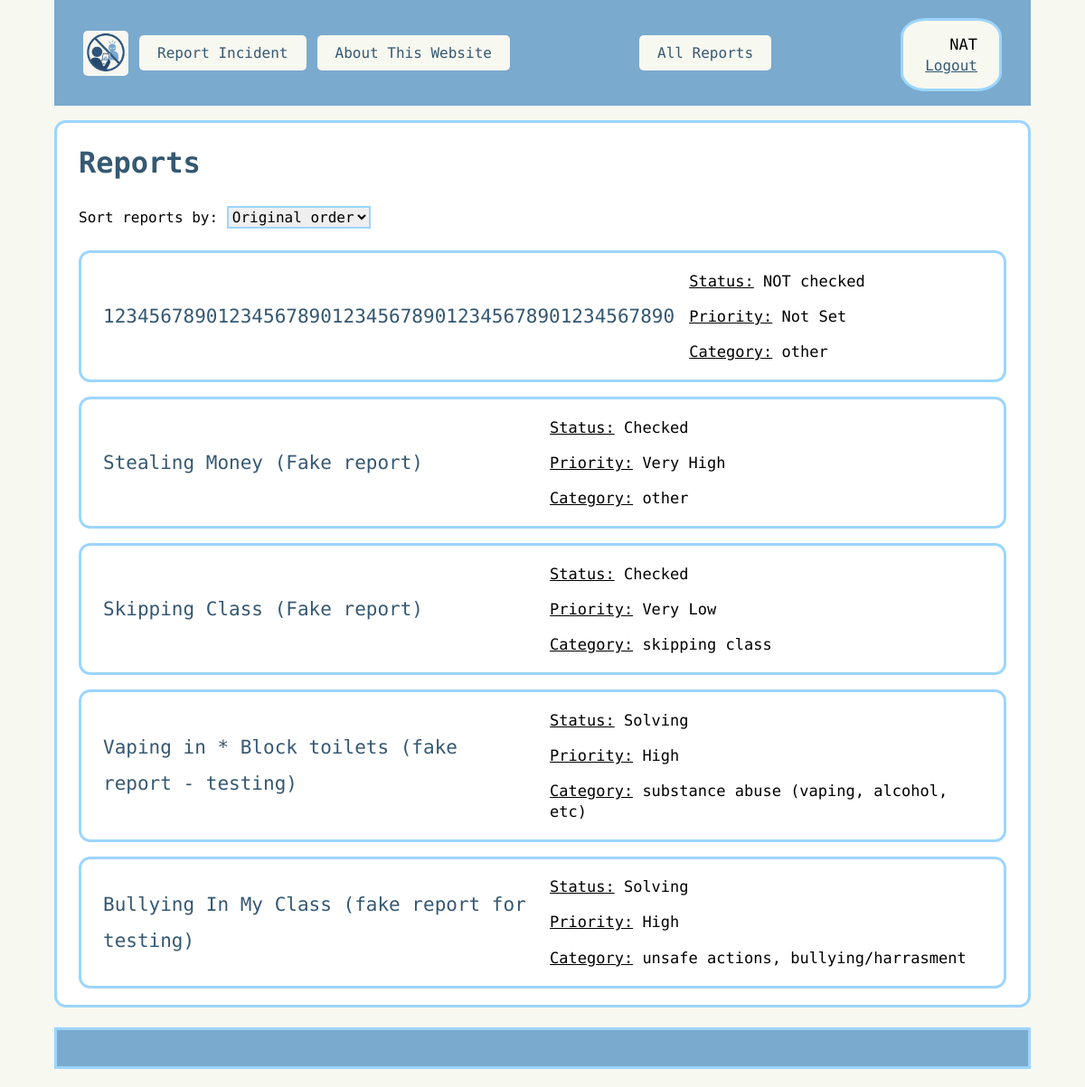
The page /view (signed in) on the database as committed earlier.
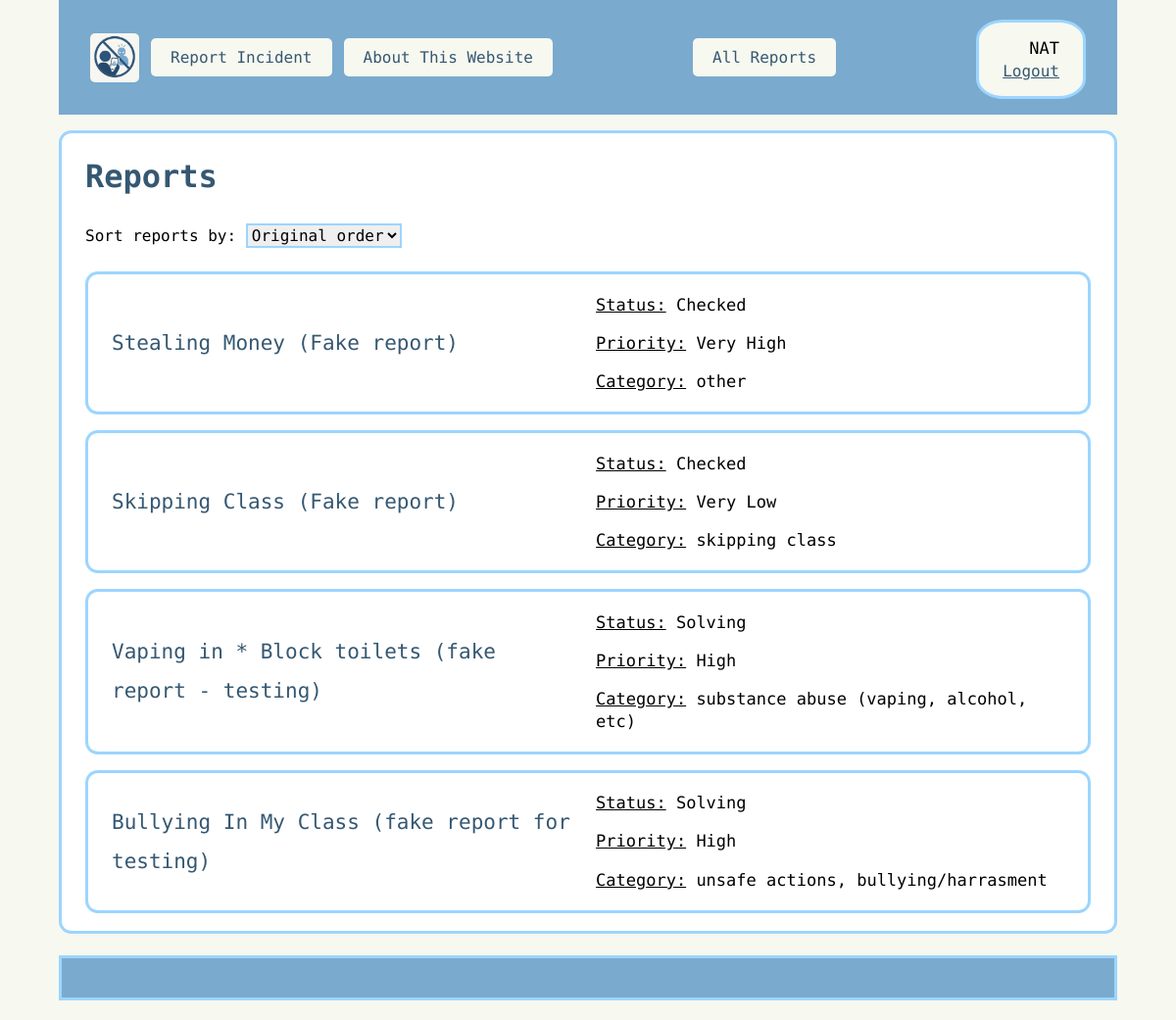
The same page on the database as committed later.
### routes.py (models this page shows, shortened)
class User(UserMixin, db.Model):
    __tablename__ = "User"
    user_id = db.Column(db.Integer, primary_key=True)
    user_name = db.Column(db.String, nullable=False, unique=True)
    password = db.Column(db.String, nullable=False )
    teacher_code = db.Column(db.String, nullable=False, unique=True)
    admin = db.Column(db.Integer, nullable=False, default=0)

class Reports(db.Model):
    __tablename__ = "Reports"
    report_id = db.Column(db.Integer, primary_key=True)
    report_title = db.Column(db.String, nullable=False)
    report_detail = db.Column(db.String, nullable=False)
    report_time = db.Column(db.String, nullable=False)
    status_id = db.Column(db.Integer, db.ForeignKey("Status.status_id"), nullable=True)
    status = db.relationship("Status", backref="reports")
    priority_id = db.Column(db.Integer, db.ForeignKey("Priority.priority_id"), nullable=True)
    priority = db.relationship("Priority", backref="reports")
    types = db.relationship("Type", secondary=Report_Type, backref="reports")

class Status(db.Model):
    __tablename__ = "Status"
    status_id = db.Column(db.Integer, primary_key=True)
    status = db.Column(db.String, nullable=False)

class Priority(db.Model):
    __tablename__ = "Priority"
    priority_id = db.Column(db.Integer, primary_key=True)
    priority = db.Column(db.String, nullable=False)

class Type(db.Model):
    __tablename__ = "Type"
    type_id = db.Column(db.Integer, primary_key=True)
    type = db.Column(db.String, nullable=False)

### routes.py (the view)
@app.route("/view", methods=["GET"])
@login_required # only be accessed if the user is logged in
def view():
    sort = request.args.get("sort", "original") # check how the user wants to sort
    if sort == "status":
        reports = Reports.query.join(Status).order_by(Status.status_id.desc()).all()
    elif sort == "type":
        reports = Reports.query.join(Reports.types).order_by(Type.type.asc()).all()
    elif sort == "priority":
        reports = Reports.query.join(Priority).order_by(Priority.priority_id.desc()).all()
    else:
        reports = Reports.query.order_by(Reports.report_id.desc()).all()
    status = Status.query.all()
    types = Type.query.all()
    priority = Priority.query.all()
    return render_template(
        "view.html", reports=reports, status=status, types=types, sort=sort, priority=priority
    )

### routes.py (called while the page is built)
@login_manager.user_loader
def load_user(user_id): # look for user based on user_id
    return User.query.get(user_id)

### templates/view.html (shortened to what this page needs)
{% extends "layout.html" %}
{% block content %}
<div class="words">
    <div class="block">
        <h1>Reports</h1>
        <div class="sorting">
            <form method="get" action="/view" id="sortForm">
                <label for="sort">Sort reports by:</label>
                <select id="sort" name="sort" onchange="this.form.submit()">
                    <option value="original" {% if sort == 'original' %}selected{% endif %}>Original order</option>
                </select>
            </form>
        </div>
        {% for report in reports %}
            <div class="reports">
                <a href="http://127.0.0.1:5000/edit/{{ report.report_id }}" class="report_name">{{ report.report_title }}</a>
                <div class="right_info">
                    <p>
                    <u>Status:</u>
                    {% if report.status %}
                        {{ report.status.status }}
                    {% else %}
                        No status
                    {% endif %}
                    </p>
                    <p>
                    <u>Priority:</u>
                    {% if report.priority %}
                        {{ report.priority.priority }}
                    {% else %}
                        No priority set
                    {% endif %}
                    </p>
                    <p>
                    <u>Category:</u>
                    {% if report.types %}
                        {% for t in report.types %}
                            {{ t.type }}{% if not loop.last %}, {% endif %}
                        {% endfor %}
                    {% else %}
                        No type
                    {% endif %}
                    </p>
                </div>
            </div>
        {% endfor %}
    </div>
</div>
{% endblock %}

### templates/layout.html (shortened to what this page needs)
<!DOCTYPE html>
<html lang="en">
<head>
    <link rel="stylesheet" href="../static/style.css">
</head>
<body>
    <header>{% include "header.html" %}</header>
    <main>
        {% block content %}
        {% endblock %}
    </main>
    <footer>{% include "footer.html" %}</footer>
</body>
</html>

### templates/header.html (shortened to what this page needs)
<nav>
    <div class="nav-left">
        <a href="http://127.0.0.1:5000/" class="link"><img class="logo" src="/static/images/Logo.png" alt="Logo" ></a>
        <a href="http://127.0.0.1:5000/" class="h_link">Report Incident</a>
        <a href="http://127.0.0.1:5000/about" class="h_link">About This Website</a>
    </div>
    {% if current_user.is_authenticated %}
        <div class="nav-right">
            <a href="http://127.0.0.1:5000/view" class="h_link">All Reports</a>
        </div>
        <div class="user_info">
            <p>{{ current_user.teacher_code }}</p>
            <a href="{{ url_for('logout') }}" class="link" >Logout</a>
        </div>
    {% elif  not current_user.is_authenticated %}
        <a href="{{ url_for('login') }}" class="h_link">teacher login</a>
    {% endif %}
</nav>

### static/style.css (style rules this page uses)
html, body { font-family: "Victor Mono", monospace; margin-top: 0px; margin-bottom: 0px; }
h1 { color: #355872; }
a { color: #355872; }
p { font-size: 17px; }
.report_name { color: #355872; text-decoration: none; font-size: 21px; }
.words { display: grid; align-items: center; gap: 1rem; border: 3px solid #9CD5FF; background-color: white; border-radius: 0.8rem; margin-top: 1rem; margin-bottom: 1rem; padding: 0.15rem 1.5rem; overflow-wrap: break-word; line-height:2.5rem; }
.logo { width: auto; height: 50px; vertical-align: middle; border-radius: 5px; }
header { background-color: #7AAACE; position: sticky; top: 0; padding: 1rem 2rem; }
header nav { display: flex; align-items: center; justify-content: space-between; gap: 1rem; flex-wrap: wrap; }
.nav-right { display: flex; align-items: center; gap: 0.75rem; flex-wrap: wrap; }
.nav-left { display: flex; align-items: center; gap: 0.75rem; flex-wrap: wrap; }
.h_link { background-color: #F7F8F0; padding: 10px 20px; border-radius: 5px; text-decoration: none; color: #355872; }
.user_info { display: flex; flex-direction: column; align-items: flex-end; gap: 0.25rem; margin-top: 0.25rem; border: 3px solid #9CD5FF; padding: 1rem 1.5rem; background-color: #F7F8F0; border-radius: 25%; }
.user_info p { margin: 0; }
body { background-color: #F7F8F0; margin-left: 5%; margin-right: 5%; }
.reports { display: grid; grid-template-columns: 1fr 1fr; align-items: center; gap: 1rem; border: 3px solid #9CD5FF; background-color: white; border-radius: 0.8rem; margin-top: 1rem; margin-bottom: 1rem; padding: 0.15rem 1.5rem; overflow-wrap: break-word; }
.right_info { margin-right: 1rem; line-height: 1.4rem; min-width: 0; overflow-wrap: anywhere; }
.sorting { margin-bottom: 1rem; }
.sorting select { border: 2px solid #9CD5FF; font: inherit; }
footer { margin-top: 2%; border: 3px solid #9CD5FF; text-align: center; font-family: "Victor Mono", monospace; padding: 20px; margin-bottom: 20px; background-color: #7AAACE; }

Rows that differ between the two databases and show on the page:
removed Reports: report_title "12345678901234567890123456789012345678901234567890", status.status "NOT checked", priority.priority "Not Set", Type (type "other")
